Frame 1 (no input): blank canvas, image omitted
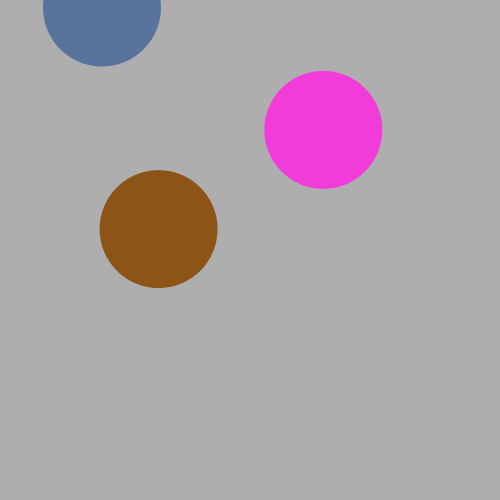
Frame 60 (the mouse pressed at the canvas centre just before this capture)
Frame 120 (the mouse held since frame 60 and released just before this capture): identical to frame 60, image omitted

The Processing sketch that drew this single still picture (run headless with seeded random() and noise(); from frame 60 on, the mouse is pressed at the canvas centre):

// Processing sketch: processing_170209
// ── processing_170209.pde

// question 5
Ball[] ball;

boolean pause = false;

void setup(){
  ball = new Ball[3];
  for(int i = 0; i < 3; i++)
    ball[i] = new Ball();
  size(500,500);
}

void draw(){
  if(!pause){
    background(174);
    for(int i = 0; i < ball.length; i++){
      ball[i].display();
    }
    for(int i = 0; i < ball.length; i++){
      for(int j = 0; j < ball.length; j++){
        if(i != j){
          if (ball[i].intersect(ball[j])) { 
            color c = color(random(255),random(255),random(255));
            ball[i].reset(c);
            ball[j].reset(c);
          }
        }
      }
    }
    for(int i = 0; i < ball.length; i++)
      ball[i].r++;
  }
}

void mousePressed(){
  pause = !pause;
}

void keyPressed(){
  Ball b = new Ball();
  ball = (Ball[]) append(ball, b);
}
class Ball{
  float x;
  float y;
  int r;
  color c;
  Ball(){
    x = random(width);
    y = random(height);
    c = color(random(255),random(255),random(255));
  }
  
  void display(){
    fill(c);
    noStroke();
    ellipse(x,y,2*r,2*r);
  }
  
  boolean intersect(Ball b){
    if(dist(x,y,b.x,b.y)<(r+b.r))
      return true;
    else
      return false;
  }
  
  void reset(color w){
    c = w;
    x = random(width);
    y = random(height);
    r = 0;
  }
  
}
